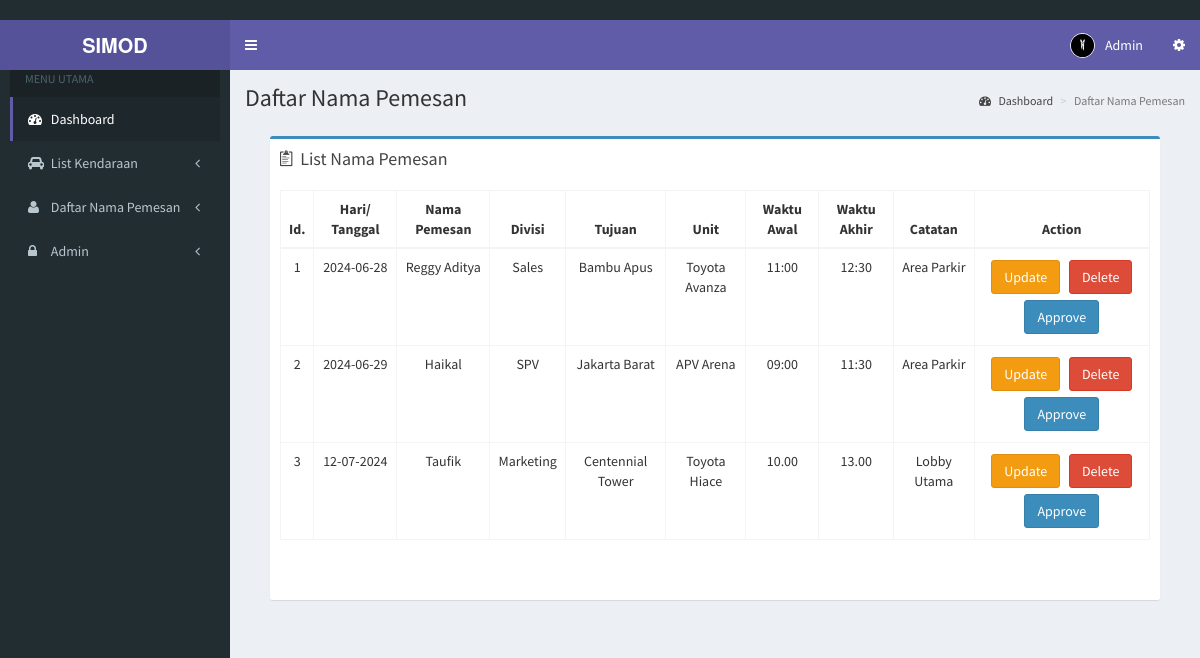
The app's page /admin/customer.php (signed in) with its own data.
### tables this page shows
CREATE TABLE `customer` (
  `id` int(11) NOT NULL,
  `namapemesan` varchar(200) NOT NULL,
  `no_telp` int(200) NOT NULL,
  `divisi` varchar(290) NOT NULL,
  `waktuawal` varchar(200) NOT NULL,
  `waktuakhir` varchar(200) NOT NULL,
  `haritgl` varchar(200) NOT NULL,
  `tujuan` varchar(200) NOT NULL,
  `area` varchar(200) NOT NULL,
  `tempatstandby` varchar(200) NOT NULL,
  `jumlahpenumpang` varchar(10) NOT NULL,
  `jenis` varchar(200) NOT NULL,
  `waktustandby` varchar(200) NOT NULL,
  `catatan` varchar(100) NOT NULL,
  `unit` varchar(100) NOT NULL
);

### admin/customer.php (the view, shortened to what this page needs)
<!DOCTYPE html>
<html>
<?php include "head.php"; ?>
</head>
<body class="hold-transition skin-purple sidebar-mini">
  <div class="wrapper">
    <?php include "header.php"; ?>
    <?php include "menu.php"; ?>
    <div class="content-wrapper">
      <section class="content-header">
        <h1>
          Daftar Nama Pemesan
        </h1>
        <ol class="breadcrumb">
          <li><a href="index.php"><i class="fa fa-dashboard"></i> Dashboard</a></li>
          <li class="active">Daftar Nama Pemesan</li>
        </ol>
      </section>
      <section class="content">
        <div class="row">
          <section class="col-lg-12 connectedSortable">
            <div class="box-body">
              <section class="col-lg-12 connectedSortable">
                <div class="box box-primary">
                  <div class="box-header">
                    <i class="ion ion-clipboard"></i>
                    <h3 class="box-title">List Nama Pemesan</h3>
                  </div>
                  <div class="scroller box-body">
                    <table id="example" class="table table-responsive table-hover table-bordered">
                      <thead>
                        <tr>
                          <th>
                            <center>Id.</center>
                          </th>
                          <th>
                            <center>Hari/ Tanggal</center>
                          </th>
                          <th>
                            <center>Nama Pemesan</center>
                          </th>
                          <th>
                            <center>Divisi</center>
                          </th>
                          <th>
                            <center>Tujuan</center>
                          </th>
                          <th>
                            <center>Unit</center>
                          </th>
                          <th>
                            <center>Waktu Awal</center>
                          </th>
                          <th>
                            <center>Waktu Akhir</center>
                          </th>
                          <th>
                            <center>Catatan</center>
                          </th>
                          <th>
                            <center>Action</center>
                          </th>
                        </tr>
                      </thead>
                      <tbody>
                        <?php
                        $a = mysqli_query($koneksi, "SELECT * FROM customer");
                        $nomorgan = 1;
                        while ($rows = mysqli_fetch_array($a)) {
                          echo "
                          <tr align=center>
                            <td>" . $nomorgan . "</td>
                            <td>" . $rows['haritgl'] . "</td>
                            <td>" . $rows['namapemesan'] . "</td>
                            <td>" . $rows['divisi'] . "</td>
                            <td>" . $rows['tujuan'] . "</td>
                            <td>" . $rows['unit'] . "</td>
                            <td>" . $rows['waktuawal'] . "</td>
                            <td>" . $rows['waktuakhir'] . "</td>
                            <td>" . $rows['catatan'] . "</td>
                            <td>
                              <a href='update-customer.php?id=" . $rows['id'] . "' class='btn btn-warning btn-action'>Update</a>
                              <a href='delete.php?id=" . $rows['id'] . "' class='btn btn-danger btn-action'>Delete</a>
                              <a href='print.php?id=" . $rows['id'] . "' class='btn btn-primary btn-action'>Approve</a>
                            </td>
                          </tr>";
                          $nomorgan++;
                        }
                        ?>
                      </tbody>
                    </table>
                  </div>
                  <div class="box-footer clearfix no-border"></div>
                </div>
              </section>
            </div>
          </section>
        </div>
    </div>
</body>
</html>

### admin/head.php (style rules this page uses)
.scroller { height: 400px; overflow-y: scroll; scrollbar-width: thin; }

### admin/customer.php (style rules this page uses)
.btn { margin: 3px; }

### records on screen
customer: haritgl "2024-06-28", namapemesan "Reggy Aditya", divisi "Sales", tujuan "Bambu Apus", unit "Toyota Avanza", waktuawal "11:00", waktuakhir "12:30", catatan "Area Parkir"
customer: haritgl "2024-06-29", namapemesan "Haikal", divisi "SPV", tujuan "Jakarta Barat", unit "APV Arena", waktuawal "09:00", waktuakhir "11:30", catatan "Area Parkir"
customer: haritgl "12-07-2024", namapemesan "Taufik", divisi "Marketing", tujuan "Centennial Tower", unit "Toyota Hiace", waktuawal "10.00", waktuakhir "13.00", catatan "Lobby Utama"

### other values on screen
$_SESSION['fullname'] "Admin"
